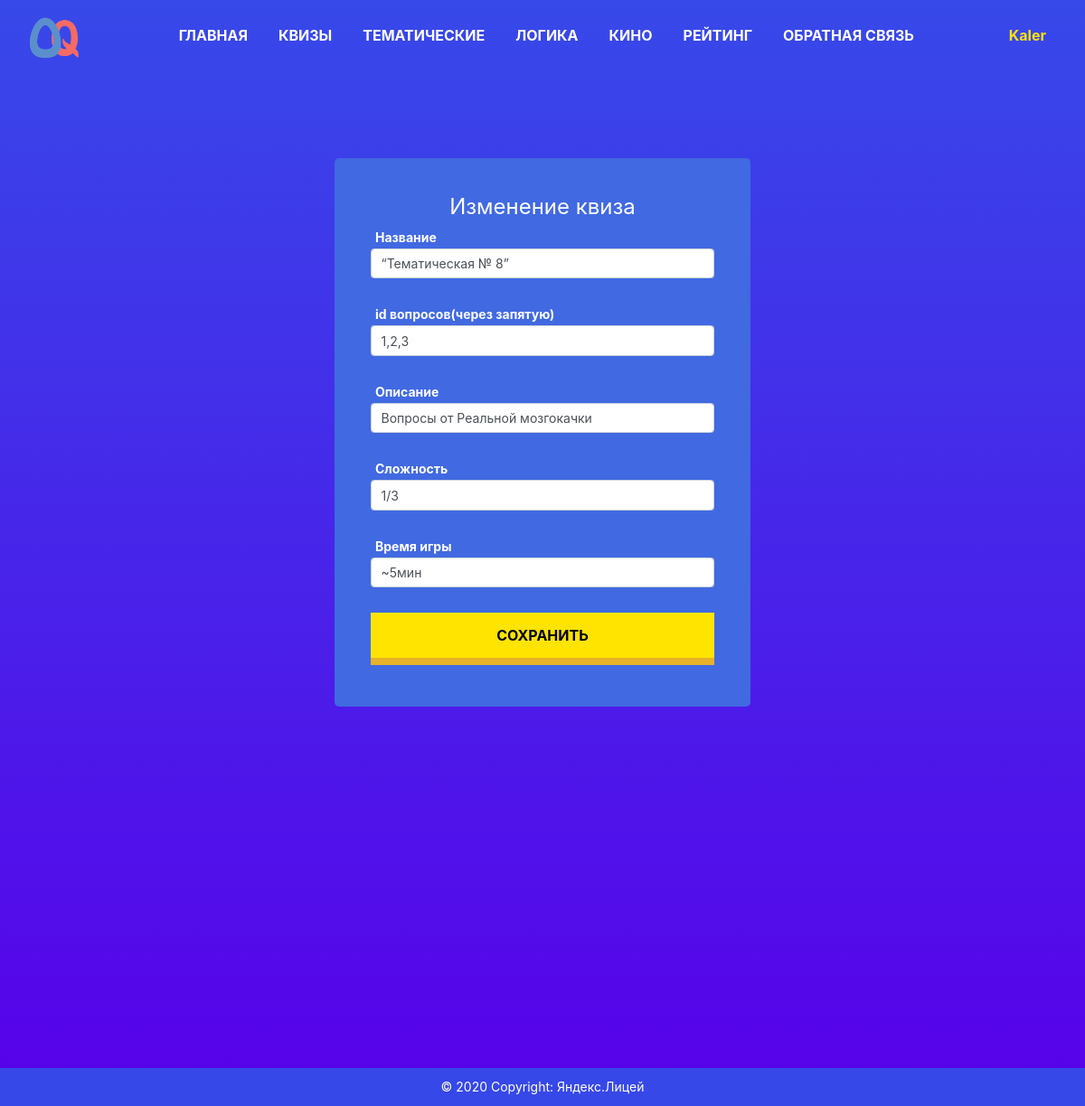
/quiz_edit/1 (signed in), run on an earlier commit of the app's database.
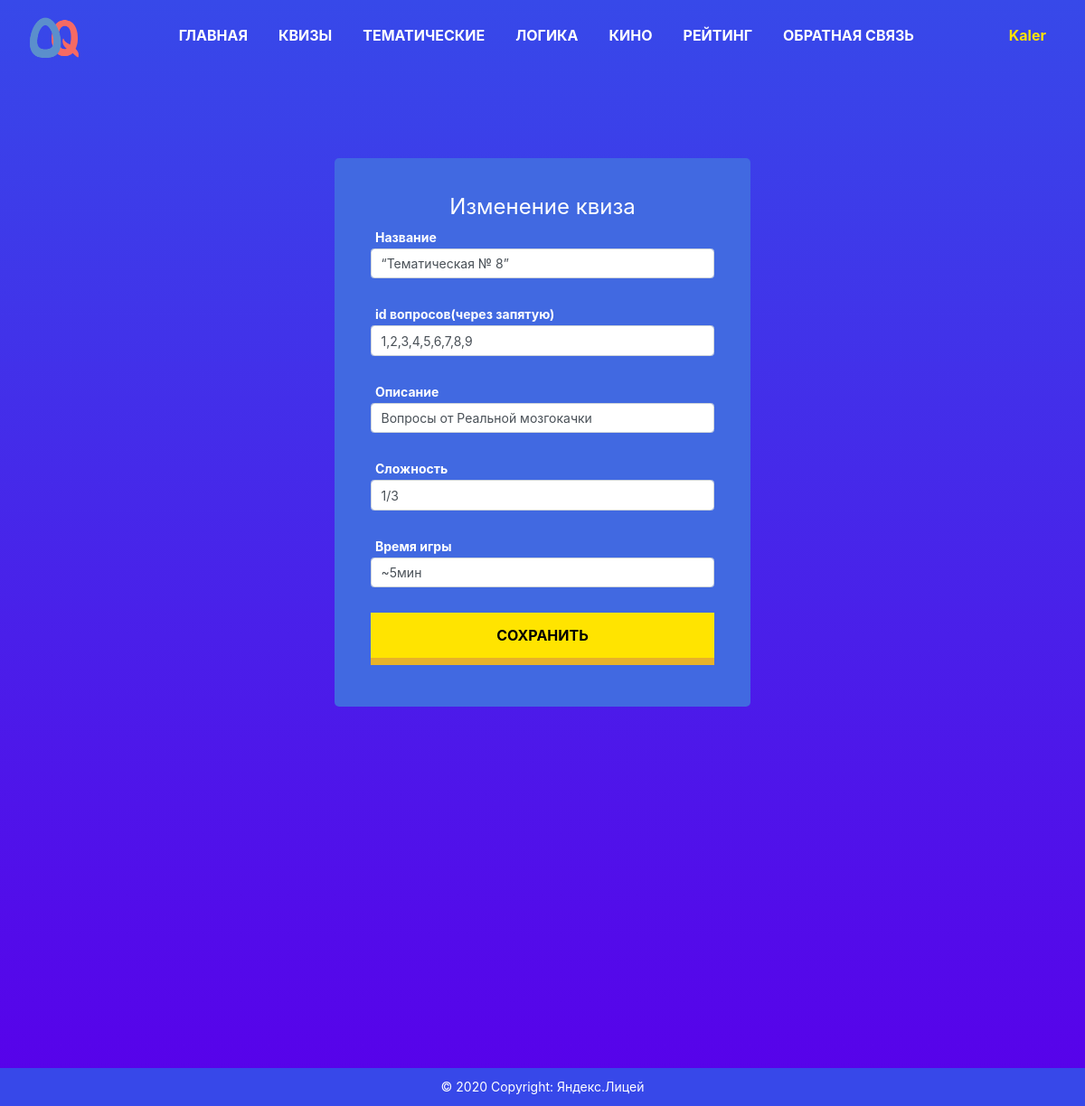
And on a later commit of the database.
### data/quizes.py (models this page shows)
class Quiz(SqlAlchemyBase):
    __tablename__ = 'quizes'
    id = sqlalchemy.Column(sqlalchemy.Integer,
                           primary_key=True, autoincrement=True)
    title = sqlalchemy.Column(sqlalchemy.String, nullable=True)
    questions = sqlalchemy.Column(sqlalchemy.String, nullable=True)
    description = sqlalchemy.Column(sqlalchemy.String, nullable=True)
    difficulty = sqlalchemy.Column(sqlalchemy.String, nullable=True)
    game_time = sqlalchemy.Column(sqlalchemy.String, nullable=True)
    created_date = sqlalchemy.Column(sqlalchemy.DateTime,
                                     default=datetime.datetime.now)

### main.py (the view, shortened to what this page needs)
@app.route('/quiz_edit/<int:id>', methods=['GET', 'POST'])
@login_required
def quiz_edit(id):
    if current_user.id == 1:
        form = QuizForm()
        if request.method == "GET":
            db_sess = db_session.create_session()
            quiz = db_sess.query(Quiz).filter(Quiz.id == id).first()
            if quiz:
                form.title.data = quiz.title
                form.questions.data = quiz.questions.replace("~", ",")
                form.description.data = quiz.description
                form.difficulty.data = quiz.difficulty
                form.game_time.data = quiz.game_time
            else:
                abort(404)
        return render_template('edit_quiz.html', form=form, title="Изменение квиза")
    abort(404)

### forms/quiz_form.py
class QuizForm(FlaskForm):
    title = StringField('Название', validators=[DataRequired()])
    questions = StringField('id вопросов(через запятую)', validators=[DataRequired()])
    description = StringField('Описание', validators=[DataRequired()])
    difficulty = StringField('Сложность', validators=[DataRequired()])
    game_time = StringField('Время игры', validators=[DataRequired()])
    submit = SubmitField('Сохранить')

### data/db_session.py (called while the page is built)
def create_session() -> Session:
    global __factory
    return __factory()

### main.py (called while the page is built)
@login_manager.user_loader
def load_user(user_id):
    db_sess = db_session.create_session()
    return db_sess.query(User).get(user_id)

### templates/edit_quiz.html (shortened to what this page needs)
{% extends "base.html" %}
{% block content %}
<div class="edit_quiz">
    <div class="edit_quiz__content">
        <div class="edit_quiz__title">
            <h1>{{ title }}</h1>
        </div>
        <div class="edit_quiz__form">
            <form action="" method="post" class="">
                <p>
                    {{ form.title.label }}<br>
                    {{ form.title(class="form-control") }}<br>
                </p>
                <p>
                    {{ form.questions.label }}<br>
                    {{ form.questions(class="form-control") }}<br>
                </p>
                <p>
                    {{ form.description.label }}<br>
                    {{ form.description(class="form-control") }}<br>
                </p>
                <p>
                    {{ form.difficulty.label }}<br>
                    {{ form.difficulty(class="form-control") }}<br>
                </p>
                <p>
                    {{ form.game_time.label }}<br>
                    {{ form.game_time(class="form-control") }}<br>
                </p>
                <p>{{ form.submit(type="submit", class="yellow__btn") }}</p>
            </form>
        </div>
    </div>
</div>
{% endblock %}

What changed in the data, as far as the page shows it:
changed Quiz "“Тематическая № 8”": questions "1,2,3" → "1,2,3,4,5,6,7,8,9"
